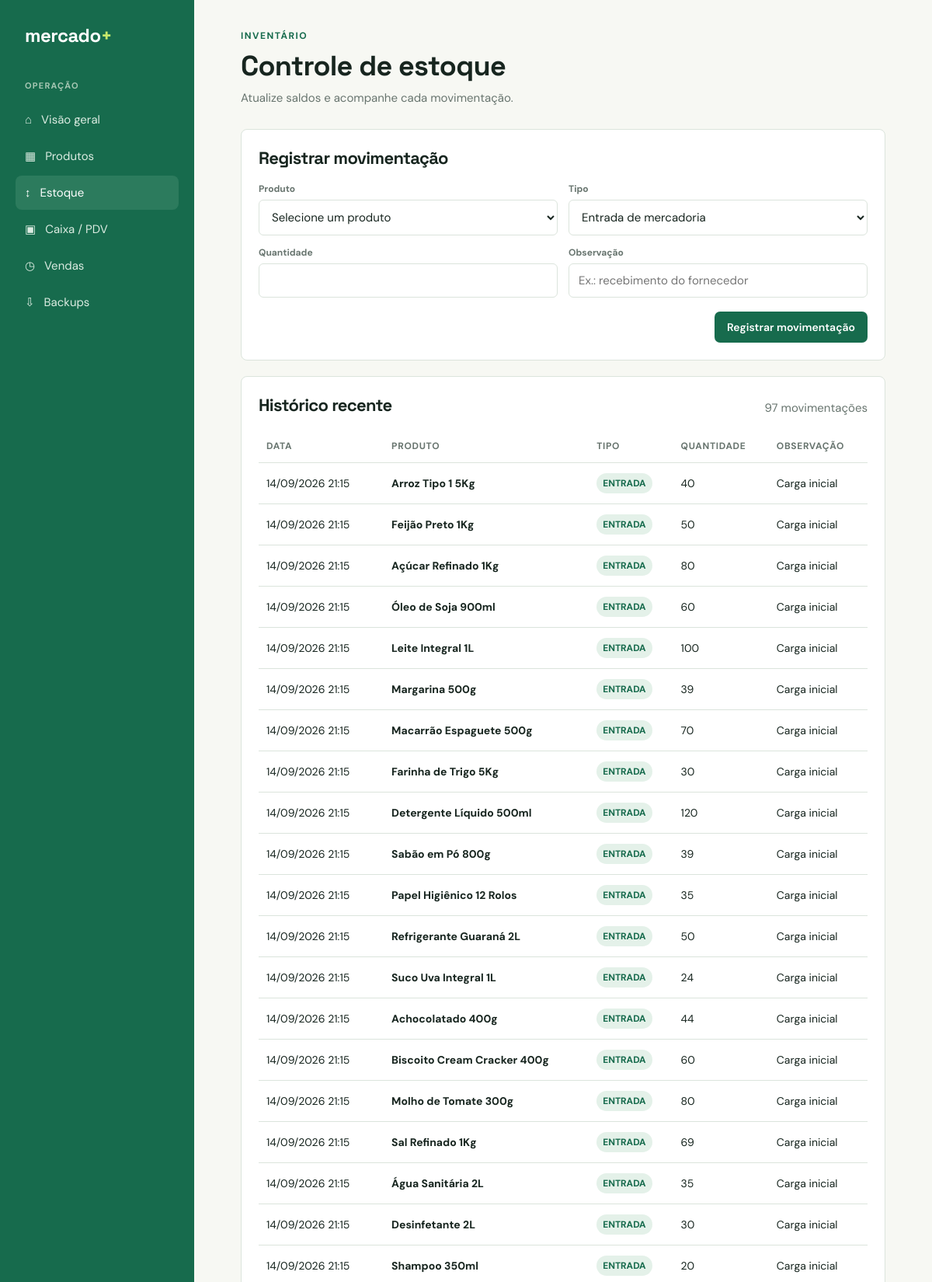
The app's page /index.php?controller=estoque (upper part) with its own data.
### tables this page shows
CREATE TABLE `movimentacoes_estoque` (
  `id` int NOT NULL AUTO_INCREMENT,
  `produto_id` int DEFAULT NULL,
  `tipo` enum('ENTRADA','SAIDA','AJUSTE') DEFAULT NULL,
  `quantidade` int DEFAULT NULL,
  `observacao` varchar(255) DEFAULT NULL,
  `data_movimento` datetime DEFAULT CURRENT_TIMESTAMP,
  PRIMARY KEY (`id`),
  KEY `produto_id` (`produto_id`),
  CONSTRAINT `movimentacoes_estoque_ibfk_1` FOREIGN KEY (`produto_id`) REFERENCES `produtos` (`id`)
);

CREATE TABLE `produtos` (
  `id` int NOT NULL AUTO_INCREMENT,
  `codigo` varchar(50) DEFAULT NULL,
  `descricao` varchar(255) DEFAULT NULL,
  `custo` decimal(10,2) DEFAULT NULL,
  `preco_venda` decimal(10,2) DEFAULT NULL,
  `estoque` int DEFAULT '0',
  `ativo` tinyint DEFAULT '1',
  `criado_em` datetime DEFAULT CURRENT_TIMESTAMP,
  PRIMARY KEY (`id`),
  UNIQUE KEY `codigo` (`codigo`)
);

### app/controllers/EstoqueController.php (called while the page is built, shortened)
<?php
require_once "../app/Models/EstoqueModels.php";
class EstoqueController
{
    public function home_estoque($pdo)
    {
        $model = new EstoqueModel($pdo);
        $movimentacoes = $model->buscarMovimentacoes();
        require "../app/Views/estoque/index.php";
    }
}

### app/models/EstoqueModels.php (called while the page is built, shortened)
<?php
class EstoqueModel
{
    private $pdo;
    public function __construct($pdo)
    {
        $this->pdo = $pdo;
    }
    public function buscarMovimentacoes()
    {
        $sql = "
            SELECT
                m.*,
                p.descricao
            FROM movimentacoes_estoque m
            INNER JOIN produtos p ON p.id = m.produto_id
            ORDER BY m.data_movimento DESC
        ";
        $stmt = $this->pdo->prepare($sql);
        $stmt->execute();
        return $stmt->fetchAll(PDO::FETCH_ASSOC);
    }
}

### app/views/estoque/index.php (the view, shortened to what this page needs)
<?php
$movimentacoes = $movimentacoes ?? [];
function estoqueEsc(mixed $value): string
{
    return htmlspecialchars((string)($value ?? ''), ENT_QUOTES, 'UTF-8');
} ?>
<!doctype html>
<html lang="pt-BR">
<head>
    <link rel="stylesheet" href="style.css">
</head>
<body>
    <div class="shell">
        <aside class="sidebar">
            <div class="brand">mercado<span>+</span></div>
            <div class="nav-label">Operação</div>
            <nav class="nav">
                <a href="index.php">⌂ &nbsp; Visão geral</a>
                <a href="index.php?controller=produto">▦ &nbsp; Produtos</a>
                <a class="active" href="index.php?controller=estoque">↕ &nbsp; Estoque</a>
                <a href="index.php?controller=pdv">▣ &nbsp; Caixa / PDV</a>
                <a href="index.php?controller=vendas&action=listar">◷ &nbsp; Vendas</a>
                <a href="index.php?controller=backup&action=home">⇩ &nbsp; Backups </a>
            </nav>
        </aside>
        <main class="main">
            <header class="topline">
                <div>
                    <p class="eyebrow">Inventário</p>
                    <h1>Controle de estoque</h1>
                    <p class="muted">Atualize saldos e acompanhe cada movimentação.</p>
                </div>
            </header>
            <section class="panel">
                <div class="panel-head">
                    <h2>Registrar movimentação</h2>
                </div>
                <form method="post" action="index.php?controller=estoque&action=movimentar">
                    <div class="form-grid">
                        <div class="field"><label for="produto_id">Produto</label><select id="produto_id" name="produto_id" required>
                                <option value="">Selecione um produto</option>
                            </select></div>
                        <div class="field"><label for="tipo">Tipo</label><select id="tipo" name="tipo">
                                <option value="ENTRADA">Entrada de mercadoria</option>
                            </select></div>
                        <div class="field"><label for="quantidade">Quantidade</label><input id="quantidade" name="quantidade" type="number" min="1" required></div>
                        <div class="field"><label for="observacao">Observação</label><input id="observacao" name="observacao" placeholder="Ex.: recebimento do fornecedor"></div>
                    </div>
                    <div class="form-actions"><button class="button" type="submit">Registrar movimentação</button></div>
                </form>
            </section>
            <section class="panel">
                <div class="panel-head">
                    <h2>Histórico recente</h2><span class="muted"><?= count($movimentacoes) ?> movimentações</span>
                </div>
                <div class="table-wrap">
                    <table>
                        <thead>
                            <tr>
                                <th>Data</th>
                                <th>Produto</th>
                                <th>Tipo</th>
                                <th>Quantidade</th>
                                <th>Observação</th>
                            </tr>
                        </thead>
                        <tbody><?php foreach ($movimentacoes as $movimento): ?><tr>
                                    <td><?= date('d/m/Y H:i', strtotime($movimento['data_movimento'])) ?></td>
                                    <td><strong><?= estoqueEsc($movimento['descricao']) ?></strong></td>
                                    <td><span class="badge <?= $movimento['tipo'] === 'SAIDA' ? 'low' : '' ?>"><?= estoqueEsc($movimento['tipo']) ?></span></td>
                                    <td><?= (int)$movimento['quantidade'] ?></td>
                                    <td><?= estoqueEsc($movimento['observacao']) ?></td>
                                </tr><?php endforeach; ?></tbody>
                    </table><?php if (!$movimentacoes): ?><div class="empty">Nenhuma movimentação registrada.</div><?php endif; ?>
                </div>
            </section>
        </main>
    </div>
</body>
</html>

### public/style.css (style rules this page uses)
:root { --ink:#17251f; --muted:#68756f; --green:#176b4d; --mint:#e4f1e9; --lime:#c7e86b; --cream:#f7f8f3; --line:#dbe4dc; --white:#fff; --red:#b64235; }
* { box-sizing:border-box; }
body { margin:0; background:var(--cream); color:var(--ink); font:15px 'DM Sans', sans-serif; }
a { color:inherit; text-decoration:none; }
.shell { display:flex; min-height:100vh; }
.sidebar { width:250px; background:var(--green); color:#fff; padding:30px 20px; display:flex; flex-direction:column; }
.brand { font:700 24px 'Space Grotesk', sans-serif; letter-spacing:-.5px; margin:0 12px 42px; }
.brand span { color:var(--lime); }
.nav-label { color:#a8c8b5; font-size:11px; font-weight:700; letter-spacing:1.2px; text-transform:uppercase; margin:0 12px 12px; }
.nav a { display:block; padding:12px; border-radius:8px; color:#dcece2; margin:3px 0; }
.nav a:hover, .nav a.active { background:#2c7b5d; color:#fff; }
.main { flex:1; min-width:0; padding:38px 5vw; }
.topline { display:flex; justify-content:space-between; align-items:flex-start; gap:20px; margin-bottom:30px; }
.eyebrow { color:var(--green); font-size:12px; font-weight:700; letter-spacing:1.5px; text-transform:uppercase; margin:0 0 8px; }
h1,h2,h3 { font-family:'Space Grotesk',sans-serif; margin:0; letter-spacing:-.7px; }
h1 { font-size:36px; }
h2 { font-size:22px; }
.muted { color:var(--muted); margin:8px 0 0; }
.button { display:inline-block; border:0; border-radius:7px; background:var(--green); color:#fff; cursor:pointer; font:600 14px 'DM Sans'; padding:11px 16px; }
.panel { background:#fff; border:1px solid var(--line); border-radius:8px; padding:22px; margin-bottom:20px; }
.panel-head { display:flex; justify-content:space-between; align-items:center; gap:16px; margin-bottom:18px; }
.form-grid { display:grid; grid-template-columns:repeat(2, minmax(0,1fr)); gap:14px; }
.field { display:flex; flex-direction:column; gap:6px; }
label { font-size:12px; font-weight:700; color:var(--muted); }
input, select { border:1px solid var(--line); border-radius:6px; color:var(--ink); background:#fff; font:inherit; padding:11px 12px; width:100%; }
.form-actions { display:flex; justify-content:flex-end; gap:8px; margin-top:18px; }
.table-wrap { overflow:auto; }
table { border-collapse:collapse; width:100%; }
th,td { border-bottom:1px solid var(--line); padding:13px 10px; text-align:left; white-space:nowrap; }
th { color:var(--muted); font-size:12px; text-transform:uppercase; letter-spacing:.7px; }
td { font-size:14px; }
.badge { display:inline-block; padding:5px 8px; border-radius:20px; font-size:12px; font-weight:700; background:var(--mint); color:var(--green); }

### records on screen
movimentacoes_estoque: data_movimento "14/09/2026 21:15", produto.descricao "Arroz Tipo 1 5Kg", tipo "ENTRADA", quantidade "40", observacao "Carga inicial"
movimentacoes_estoque: data_movimento "14/09/2026 21:15", produto.descricao "Feijão Preto 1Kg", tipo "ENTRADA", quantidade "50", observacao "Carga inicial"
movimentacoes_estoque: data_movimento "14/09/2026 21:15", produto.descricao "Açúcar Refinado 1Kg", tipo "ENTRADA", quantidade "80", observacao "Carga inicial"
movimentacoes_estoque: data_movimento "14/09/2026 21:15", produto.descricao "Óleo de Soja 900ml", tipo "ENTRADA", quantidade "60", observacao "Carga inicial"
movimentacoes_estoque: data_movimento "14/09/2026 21:15", produto.descricao "Leite Integral 1L", tipo "ENTRADA", quantidade "100", observacao "Carga inicial"
movimentacoes_estoque: data_movimento "14/09/2026 21:15", produto.descricao "Margarina 500g", tipo "ENTRADA", quantidade "39", observacao "Carga inicial"
movimentacoes_estoque: data_movimento "14/09/2026 21:15", produto.descricao "Macarrão Espaguete 500g", tipo "ENTRADA", quantidade "70", observacao "Carga inicial"
movimentacoes_estoque: data_movimento "14/09/2026 21:15", produto.descricao "Farinha de Trigo 5Kg", tipo "ENTRADA", quantidade "30", observacao "Carga inicial"
movimentacoes_estoque: data_movimento "14/09/2026 21:15", produto.descricao "Detergente Líquido 500ml", tipo "ENTRADA", quantidade "120", observacao "Carga inicial"
movimentacoes_estoque: data_movimento "14/09/2026 21:15", produto.descricao "Sabão em Pó 800g", tipo "ENTRADA", quantidade "39", observacao "Carga inicial"
movimentacoes_estoque: data_movimento "14/09/2026 21:15", produto.descricao "Papel Higiênico 12 Rolos", tipo "ENTRADA", quantidade "35", observacao "Carga inicial"
movimentacoes_estoque: data_movimento "14/09/2026 21:15", produto.descricao "Refrigerante Guaraná 2L", tipo "ENTRADA", quantidade "50", observacao "Carga inicial"
movimentacoes_estoque: data_movimento "14/09/2026 21:15", produto.descricao "Suco Uva Integral 1L", tipo "ENTRADA", quantidade "24", observacao "Carga inicial"
movimentacoes_estoque: data_movimento "14/09/2026 21:15", produto.descricao "Achocolatado 400g", tipo "ENTRADA", quantidade "44", observacao "Carga inicial"
movimentacoes_estoque: data_movimento "14/09/2026 21:15", produto.descricao "Biscoito Cream Cracker 400g", tipo "ENTRADA", quantidade "60", observacao "Carga inicial"
movimentacoes_estoque: data_movimento "14/09/2026 21:15", produto.descricao "Molho de Tomate 300g", tipo "ENTRADA", quantidade "80", observacao "Carga inicial"
movimentacoes_estoque: data_movimento "14/09/2026 21:15", produto.descricao "Sal Refinado 1Kg", tipo "ENTRADA", quantidade "69", observacao "Carga inicial"
movimentacoes_estoque: data_movimento "14/09/2026 21:15", produto.descricao "Água Sanitária 2L", tipo "ENTRADA", quantidade "35", observacao "Carga inicial"
movimentacoes_estoque: data_movimento "14/09/2026 21:15", produto.descricao "Desinfetante 2L", tipo "ENTRADA", quantidade "30", observacao "Carga inicial"
movimentacoes_estoque: data_movimento "14/09/2026 21:15", produto.descricao "Shampoo 350ml", tipo "ENTRADA", quantidade "20", observacao "Carga inicial"

### other values on screen
count($movimentacoes) "97"
